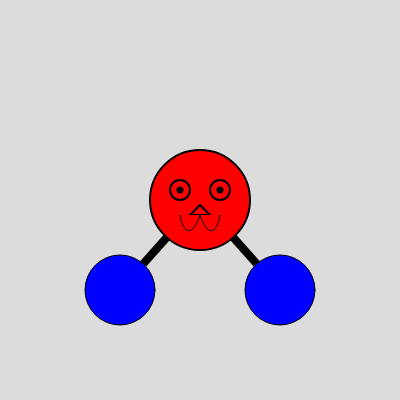
Frame 1 (no input)
Frame 60 (no input): identical to frame 1, image omitted
Frame 120 (the mouse pressed at the canvas centre since frame 60): identical to frame 1, image omitted

The p5.js sketch that drew this single still picture (run headless with seeded random() and noise() and a simulated clock; from frame 60 on, the mouse is pressed at the canvas centre):

// p5.js sketch
// ── sketch.js
function setup() {
  createCanvas(400, 400);
}

function draw() {
  background(220);

  strokeWeight(8)
  line(200,200,120,290) 
  line(200,200,280,290)
  
  strokeWeight(2);
  fill(255, 0, 0);
  circle(200, 200, 100);

  
//Nose
  triangle(200,205,190,215,210,215);
  
  
//Eyes
  strokeWeight(2);
  circle(180,190,20);
  circle(220,190,20);
  strokeWeight(7);
  point (180,190);
  point(220,190);
  
  
//Mouth
  strokeWeight(1)
   curve(180, 90, 
         180, 215, 200, 215, 
         220, 90)
    curve(180, 90, 
         200, 215, 220, 215, 
         220, 90)
  fill(0, 0, 255);
 circle(120,290,70)
  circle(280,290,70)
} 

// ── aiboo.html
<html>

<head>
    <script src="p5.min.js"></script>
    <script src="aislopsketch.js"></script>
</head>

<body>

</body>

</html>
